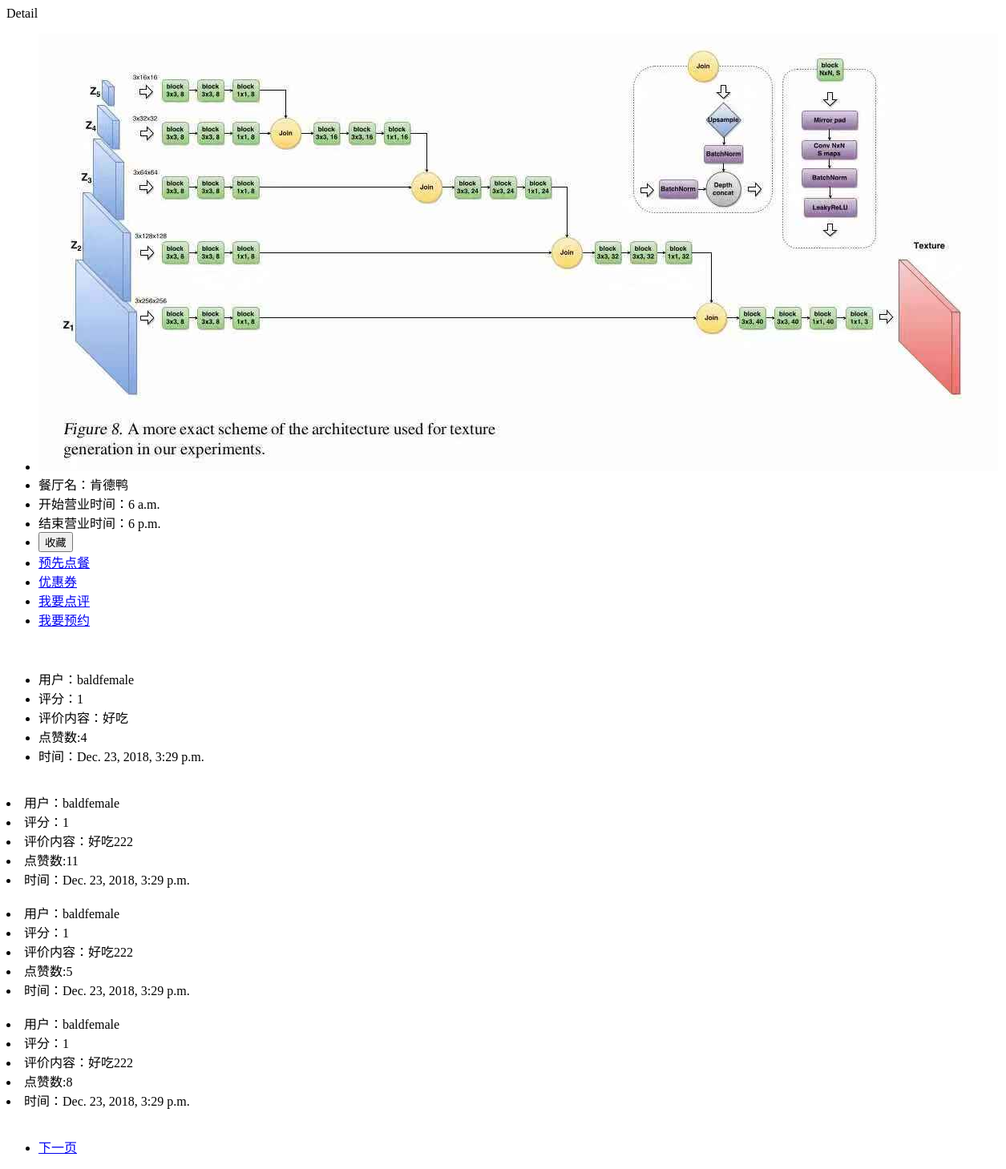
Before: /UserController/detail/1/ (signed in) with the older database file.
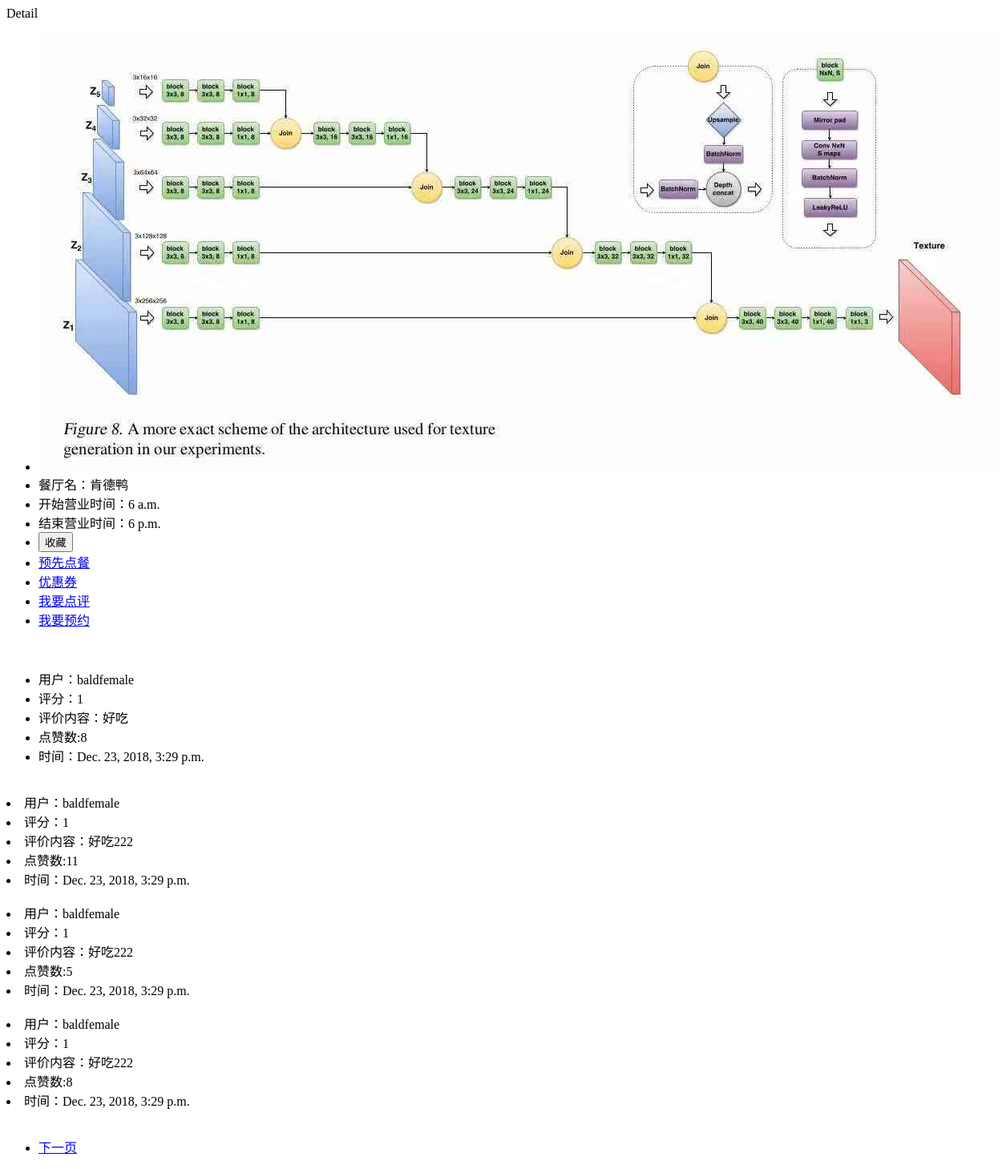
After: the same page with the newer database file.
### UserController/models.py (models this page shows)
class Review(models.Model):
    RestaurantID = models.ForeignKey(Restaurant, on_delete=models.CASCADE)
    UserID = models.ForeignKey(User, on_delete=models.CASCADE)
    Score_category = (
        (0, '0'),
        (1, '1'),
        (2, '2'),
        (3, '3'),
        (4, '4'),
        (5, '5'),
    )
    Score = models.PositiveSmallIntegerField(choices=Score_category)
    Content = models.CharField(max_length=500)
    ThumbUpCount = models.PositiveIntegerField()
    ReviewTime = models.DateTimeField(auto_now_add=True)

class User(models.Model):
    Name = models.CharField(max_length=20)
    Password = models.CharField(max_length=20, validators=[MinLengthValidator(8)])
    Sex_category = (
        (0, '男'),
        (1, '女'),
    )
    Sex = models.PositiveSmallIntegerField(choices=Sex_category)
    PhoneNum_regex_validator = RegexValidator(regex=r'^\d{7}$', inverse_match=True)
    PhoneNum = models.CharField(max_length=11, validators=[PhoneNum_regex_validator])
    Favorite = models.ManyToManyField(Restaurant)
    UserRecommend = models.ManyToManyField(Dish)
    def __str__(self):
        return self.Name

### UserController/views.py (the view)
# urls.py: url(r"^detail/(?P<restaurant_id>\d)/$",views.detail,name="detail"),
def detail(request, restaurant_id):
    restaurant = Restaurant.objects.get(id=restaurant_id)
    coupons = Coupon.objects.filter(RestaurantID=restaurant)
    user = User.objects.get(id=request.session["user"])
    try:
        del request.session["carts"]
    except:
        pass
    favorite = 0
    if restaurant in user.Favorite.all():
            favorite = 1
    reviews = Review.objects.filter(RestaurantID=restaurant)
    limit = 4
    paginator = Paginator(reviews,limit)
    page = request.GET.get('page',1)
    result = paginator.page(page)
    context = {"restaurant": restaurant, "coupons": coupons,"favorite":favorite,"result":result}
    return render(request,"UserController/detail.html",context=context)

### UserController/templates/UserController/detail.html (shortened to what this page needs)
<p>Detail</p>
<div>
    <ul>
        <li><img src="./{{restaurant.Image}}/"></li>
        <li>餐厅名：{{restaurant.Name}}</li>
        <li>开始营业时间：{{restaurant.BusinessStartHour}}</li>
        <li>结束营业时间：{{restaurant.BusinessEndHour}}</li>
        {% if favorite == 1 %}
        <li><button class="favorite" data-id="{{restaurant.id}}">取消收藏</button></li>
        {% else %}
        <li><button class="favorite" data-id="{{restaurant.id}}">收藏</button></li>
        {% endif %}
        <li><a href="{%url 'UserController:order' restaurant.id%}">预先点餐</a></li>
        {% if coupons %}
            <li><a href="{%url 'UserController:coupon' restaurant.id %}">优惠券</a></li>
        {% else %}
            <li>暂无优惠券</li>
        {% endif %}
        <li><a href="{%url 'UserController:review' restaurant.id%}">我要点评</a> </li>
        <li><a href="{% url 'UserController:make_reservation' restaurant.id %}">我要预约</a></li>
    </ul>
</div>
<div>
    {% if result %}
    <ul>
        {% for r in result %}
        <li>用户：{{r.UserID}}</li>
        <li>评分：{{r.Score}}</li>
        <li>评价内容：{{r.Content}}</li>
        <li><a class="thump" data-id="{{r.id}}">点赞数:<span id="{{r.id}}">{{r.ThumbUpCount}}</span></a></li>
        <li>时间：{{r.ReviewTime}}</li>
        <br>
    </ul>
        {% empty %}
            <p>No Comment yet</p>
        {% endfor %}
    {% endif %}
    <ul class="pagination">
        {% if result.has_next %}
            <li><a href="/UserController/detail/{{restaurant.id}}/?page={{result.next_page_number}}">下一页</a> </li>
        {% endif %}
    </ul>
</div>

Changed rows visible on the page:
changed Review "好吃": ThumbUpCount "4" → "8"
